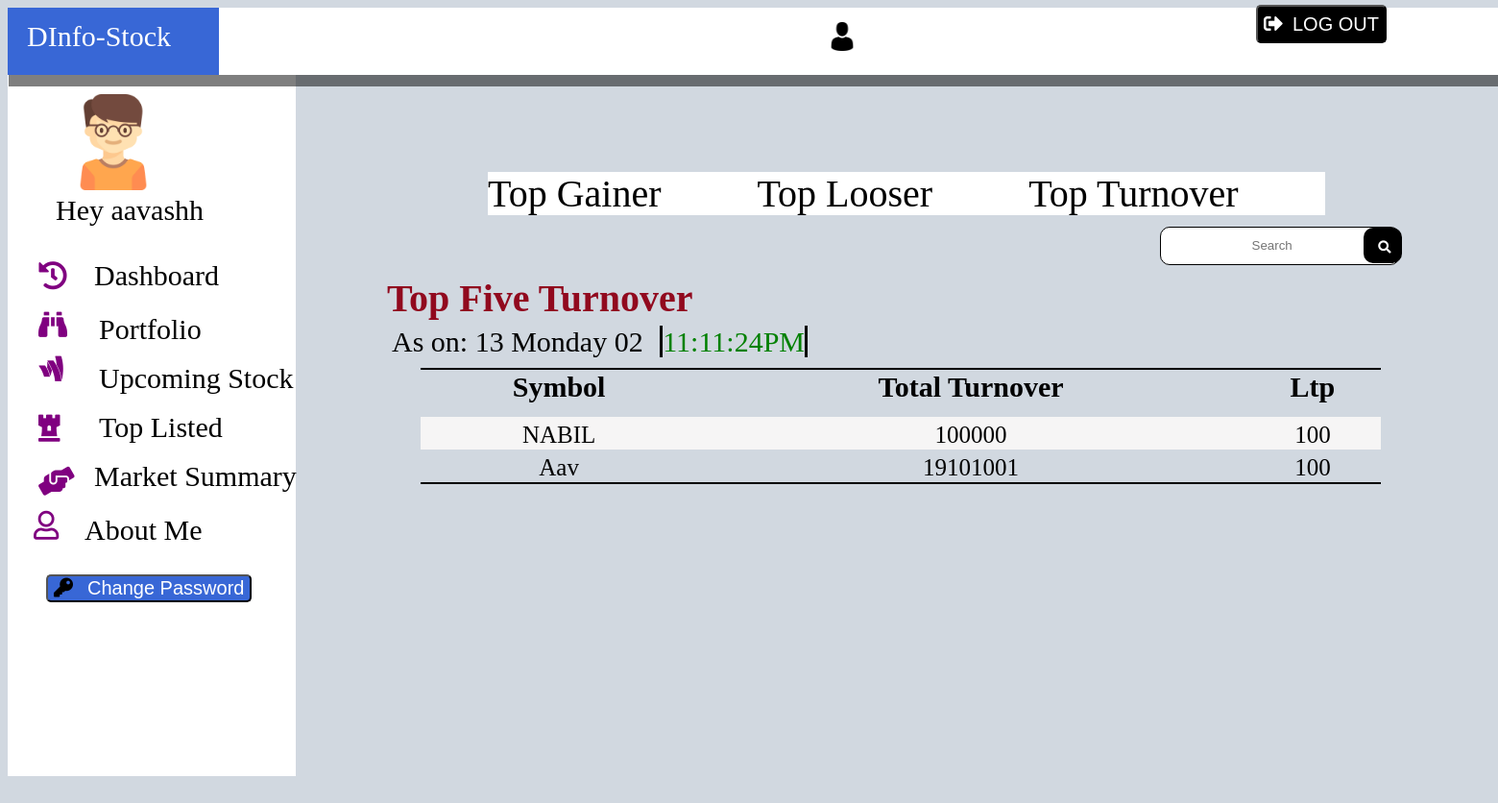
The page /project/topturnover.php (signed in) on the database its author committed.
### tables this page shows
CREATE TABLE `top_turnover` (
  `id` int(11) NOT NULL,
  `symbol` varchar(50) NOT NULL,
  `total_turnover` int(100) NOT NULL,
  `ltp` int(50) NOT NULL
);

### project/topturnover.php (the view, shortened to what this page needs)
<?php
include("database.php");
include("main.php");
$where = '';
$sql= "SELECT * FROM `top_turnover` $where";
$results = mysqli_query($conn, $sql);
?>
<!DOCTYPE html>
<html lang="en">
<head>
      <link href="css/top.css" rel="stylesheet">
</head>
<body>
<div class="part-two">
            <a class="subparttwo" href="topgainer.php">  Top Gainer</a>
            </div>
            <div class="part-two">
            <a class="subparttwo" href="toplooser.php">  Top Looser</a>
            </div>
            <div class="part-two">
            <a class="subparttwo" href="topturnover.php">Top Turnover</a>
            </div>
            <form action="topturnover.php" method="POST">
<input type="search" name="submit" placeholder="Search ">
<button class="btn2" name="search"><i class="fas fa-search"></i></button>
      </form>
      <div id="head">
    <h1>Top Five Turnover</h1>
    <span id='date'>As on:
    <?php
    echo date('d l m')."&nbsp";
   echo "<span id='date-two'>".date("h:i:sA")."</span>";
?>
</span>
   <table>
    <tr>
    <th>Symbol</th>
    <th>Total Turnover</th>
    <th>Ltp</th>
    </tr>
 <?php
   while($rows= mysqli_fetch_assoc($results)){
?>
    <tr>
    <td><?php echo $rows['symbol']?></td>
    <td><?php echo $rows['total_turnover']?></td>
    <td><?php echo $rows['ltp']?></td>
    <?php
   }
   ?>
    </tr>
   </table>
   </div>
</body>
</html>

### project/css/main.css (style rules this page uses)
body { background-color: #d1d8e0; overflow: visible; }
a { text-decoration: none; }

### project/css/top.css (style rules this page uses)
.part-two { background-color: white; width: 100%; display: inline; font-size: 40px; padding-right: 90px; position: relative; top:-630px; left:500px; cursor: pointer; text-decoration: none; }
.subparttwo { text-decoration: none; color:black; }
input { border:1px solid black; border-radius: 10px; position: relative; top:-620px; left: 1200px; height: 40px; width: 250px; outline: none; text-align: center; }
.btn2 { position: relative; top:-618px; left: 1158px; border: none; background-color:black; height: 37px; width: 40px; border-radius: 10px; padding-top: 5px; }
.fa-search { color:white; position: relative; left:2px; }
#head { position: relative; top:-600px; left:500px; }
h1 { position: relative; top:-35px; left:-500px; font-size: 40px; padding-left: 395px; color:#91091e; height:50px; width: 100vw; }
#date { color:black; font-size: 30px; position:relative; top:-60px; left:-100px; }
#date-two { position: relative; left:10px; color:green; border-left: 3px solid black; border-right: 3px solid black; }
table { width: 1000px; position: relative; top:-50px; left:-70px; border-top: 2px solid black; border-bottom: 2px solid black; border-spacing: 0; }
table th { color:black; font-size: 30px; padding-bottom: 14px; }
table td { font-size: 25px; text-align: center; padding-top: 5px; }
table tr:nth-child(even) { background-color:#f6f5f5; }

### rows shown on the page
top_turnover: symbol "NABIL", total_turnover "100000", ltp "100"
top_turnover: symbol "Aav", total_turnover "19101001", ltp "100"

### other values the page prints
$_SESSION['username'] "aavashh"
